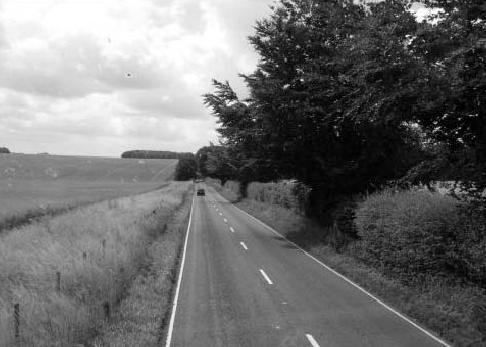
#> input picture sw_dev/python/rnd/data/machine_vision/road.png, 486 x 347 px
$ python opencv_image_processing.py   (older library calls are emulated)
#> lines starting #> are read from the running program, lines starting #| are printed output that depends on the picture; after the words box and inside, x2 and y2 are one past the last pixel; in counts of white or black regions, pixels touching at a corner belong together
#!/usr/bin/env python
# -*- coding: UTF-8 -*-

import math
import numpy as np
import cv2 as cv
from matplotlib import pyplot as plt

# REF [site] >> https://docs.opencv.org/master/d7/d4d/tutorial_py_thresholding.html
# [100 lines left out: functions thresholding, histogram_equalization, not called in this run]

def edge_detection():
	def draw_line(edge, gray):
		lines = cv.HoughLines(edge, rho=1, theta=math.pi / 180, threshold=100, srn=0, stn=0)

		rgb = cv.cvtColor(gray, cv.COLOR_GRAY2BGR)
		if lines is not None:
			for line in lines[:100]:
				rho, theta = line[0]

				a, b = math.cos(theta), math.sin(theta)
				x0, y0 = a * rho, b * rho
				pt1 = (int(round(x0 + 1000 * (-b))), int(round(y0 + 1000 * (a))))
				pt2 = (int(round(x0 - 1000 * (-b))), int(round(y0 - 1000 * (a))))
				cv.line(rgb, pt1, pt2, (255, 0, 0), 2, cv.LINE_AA)

		cv.imshow('HoughLines', rgb)

		#--------------------
		lines = cv.HoughLinesP(edge, rho=1, theta=math.pi / 180, threshold=50, minLineLength=20, maxLineGap=20)

		rgb = cv.cvtColor(gray, cv.COLOR_GRAY2BGR)
		if lines is not None:
			for line in lines:
				x1, y1, x2, y2 = line[0]
				cv.line(rgb, (x1, y1), (x2, y2), (255, 0, 0), 2, cv.LINE_AA)

		cv.imshow('HoughLinesP', rgb)

	if False:
		image_filepath = '../../../data/machine_vision/build.png'

		img = cv.imread(image_filepath, cv.IMREAD_GRAYSCALE)
		if img is None:
			print('Failed to load an image, {}.'.format(image_filepath))
			return

		img = cv.pyrUp(cv.pyrDown(img))
		# [4 lines of commented-out code are left out]

		dx = cv.Sobel(img, ddepth=cv.CV_32F, dx=1, dy=0, ksize=3)
		dy = cv.Sobel(img, ddepth=cv.CV_32F, dx=0, dy=1, ksize=3)

		grad = cv.addWeighted(np.absolute(dx), 0.5, np.absolute(dy), 0.5, 0)

		_, grad = cv.threshold(grad, 100, 255, cv.THRESH_BINARY)

		cv.imshow('Image', img)
		cv.imshow('Gradient', grad)
		draw_line(((grad / np.max(grad)) * 255).astype(np.uint8), img)
		cv.waitKey(0)

	if False:
		image_filepath = '../../../data/machine_vision/build.png'

		img = cv.imread(image_filepath, cv.IMREAD_COLOR)
		if img is None:
			print('Failed to load an image: {}.'.format(image_filepath))
			return

		# Laplacian on gray scale.
		gray = cv.cvtColor(img, cv.COLOR_BGR2GRAY)

		gray = cv.pyrUp(cv.pyrDown(gray))
		# [4 lines of commented-out code are left out]

		dst = cv.Laplacian(gray, ddepth=-1, ksize=3)

		#_, dst = cv.threshold(dst, 50, 255, cv.THRESH_BINARY)

		cv.imshow('Laplacian - Grayscale', dst)
		draw_line(dst, gray)

		# Laplacian on color.
		planes = cv.split(img)
		planes_laplacian = list()
		for plane in planes:
			plane = cv.Laplacian(plane, ddepth=-1, ksize=3)
			plane = cv.convertScaleAbs(plane, alpha=1, beta=0)
			planes_laplacian.append(plane)

		dst = cv.merge(planes_laplacian)

		cv.imshow('Laplacian - Color', dst)
		#draw_line(cv.cvtColor(dst, cv.COLOR_BGR2GRAY), gray)
		cv.waitKey(0)

	if False:
		image_filepath = '../../../data/machine_vision/build.png'

		img = cv.imread(image_filepath, cv.IMREAD_GRAYSCALE)
		if img is None:
			print('Failed to load an image, {}.'.format(image_filepath))
			return

		# [5 lines of commented-out code are left out]

		morphed = cv.morphologyEx(img, cv.MORPH_GRADIENT, None, None)  # Apply a dilate - Erode.

		_, morphed = cv.threshold(morphed, 30, 255, cv.THRESH_BINARY_INV)

		cv.imshow('Image', img)
		cv.imshow('Morphed', morphed)
		draw_line(morphed, img)
		cv.waitKey(0)

	if True:
		image_filepath = '../../../data/machine_vision/road.png'

		img = cv.imread(image_filepath, cv.IMREAD_GRAYSCALE)
		if img is None:
			print('Failed to load an image, {}.'.format(image_filepath))
			return

		# [5 lines of commented-out code are left out]

		dst = cv.Canny(img, 200, 200, apertureSize=3)
		_, dst = cv.threshold(dst, 100, 255, cv.THRESH_BINARY)

		cv.imshow('Image', img)
		cv.imshow('Canny', dst)
		draw_line(dst, img)
		cv.waitKey(0)

	cv.destroyAllWindows()

# REF [site] >> http://www.robindavid.fr/opencv-tutorial/chapter5-line-edge-and-contours-detection.html
# [62 lines left out: functions corner_detection, contour_detection, not called in this run]

def main():
	# REF [site] >> https://docs.opencv.org/master/d2/d96/tutorial_py_table_of_contents_imgproc.html

	#thresholding()
	#histogram_equalization()

	edge_detection()
#> in edge_detection, img is the input picture: shape (347, 486); min 0, max 255, mean 111.5
#> in edge_detection, `dst = cv.Canny(img, 200, 200, apertureSize=3)`:
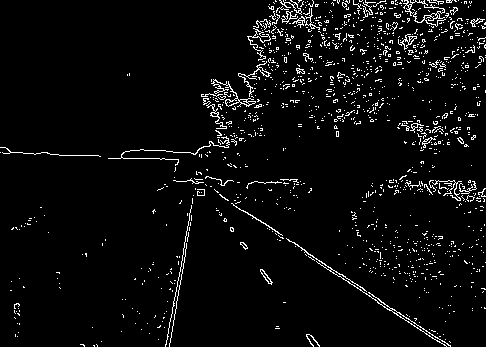
#> dst: shape (347, 486); 4.3% white in thin lines or dots
#> in draw_line, `lines = cv.HoughLines(edge, rho=1, theta=math.pi / 180, threshold=100,..`: lines = [[45, 2.15], [37, 2.16], [47, 2.15], [31, 2.18], [228, 0.192], [226, 0.175], [54, 2.13]]
#> the loop in draw_line, `for line in lines[:100]:` made 7 passes
#> (rho, theta, a, b, x0, y0, pt1, pt2) on passes 1 to 7: (45, 2.15, -0.545, 0.839, -24.51, 37.74, (-863, -507), (814, 582)), (37, 2.16, -0.559, 0.829, -20.69, 30.67, (-850, -529), (808, 590)), (47, 2.15, -0.545, 0.839, -25.6, 39.42, (-864, -505), (813, 584)), (31, 2.18, -0.574, 0.819, -17.78, 25.39, (-837, -548), (801, 599)), (228, 0.192, 0.982, 0.191, 223.8, 43.5, (33, 1025), (415, -938)), (226, 0.175, 0.985, 0.174, 222.6, 39.24, (49, 1024), (396, -946)), (54, 2.13, -0.53, 0.848, -28.62, 45.79, (-877, -484), (819, 576))
#> after the loop in draw_line, `for line in lines[:100]:`:
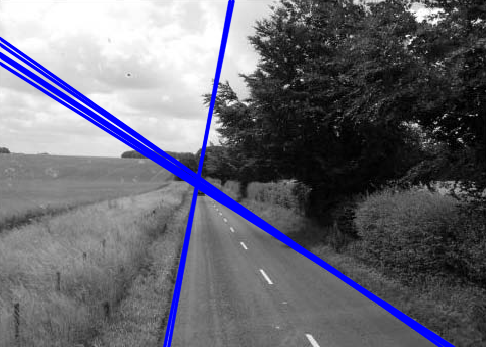
#> rgb: shape (347, 486, 3); 5.48% of pixels changed, all inside (x1, y1, x2, y2) = (0, 0, 456, 347)
#> in draw_line, `lines = cv.HoughLinesP(edge, rho=1, theta=math.pi / 180, threshold=50,..`: lines = 52 rows, first 6: [199, 179, 400, 314], [153, 150, 256, 219], [305, 254, 446, 346], [169, 346, 191, 217], [341, 274, 435, 337], [334, 128, 455, 7]
#> the loop in draw_line, `for line in lines:` made 52 passes
#> (x1, y1, x2, y2) on passes 1 to 12: (199, 179, 400, 314), (153, 150, 256, 219), (305, 254, 446, 346), (169, 346, 191, 217), (341, 274, 435, 337), (334, 128, 455, 7), (165, 346, 203, 146), (10, 152, 78, 155), (211, 115, 324, 2), (201, 96, 271, 77), (299, 73, 416, 37), (114, 158, 135, 150)
#> after the loop in draw_line, `for line in lines:`:
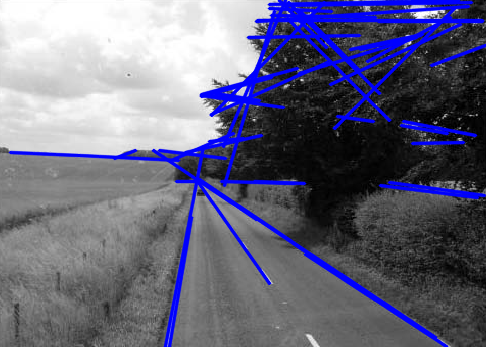
#> rgb: shape (347, 486, 3); 11.33% of pixels changed, all inside (x1, y1, x2, y2) = (8, 0, 486, 347)
	#corner_detection()
	#contour_detection()

#--------------------------------------------------------------------

if '__main__' == __name__:
	main()
